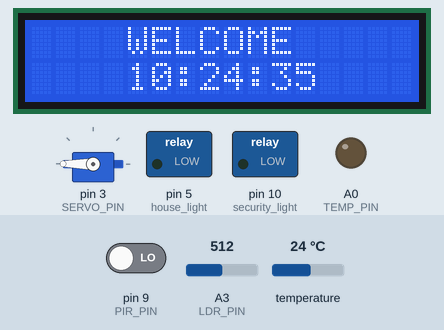
A sketch run on a simulated Arduino Uno, built with avr-gcc and run on an emulated ATmega328P. Parts: servo, 16×2 character LCD, switched loads named in the sketch (green lamp = pin HIGH), output pins drawn as LEDs (lit = HIGH). Inputs (shaded band) come from the test bench; at power-on: pin 9 (PIR_PIN) LOW, A3 (LDR_PIN) = 512, temperature 24 °C. The local clock reads 2024-03-15 10:24:30 at power-on unless the sketch sets it; what the sketch prints to the serial monitor is not drawn.

Above: at 6.4 s.
6.5 s: pin 9 (PIR_PIN) driven HIGH
At 8.5 s:
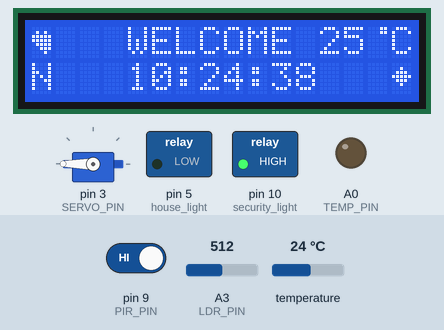
11.3 s: A3 (LDR_PIN) set to 483
At 14.5 s:
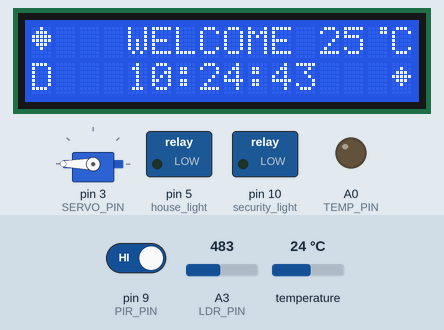
17.3 s: A3 (LDR_PIN) set to 510
At 20.4 s:
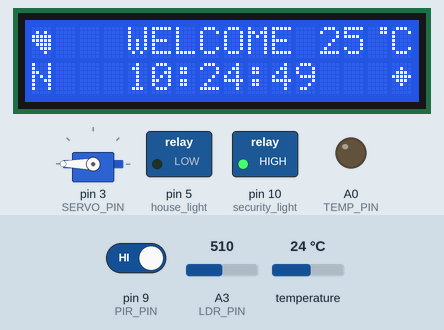
20.9 s: pin 9 (PIR_PIN) driven LOW
At 22.6 s:
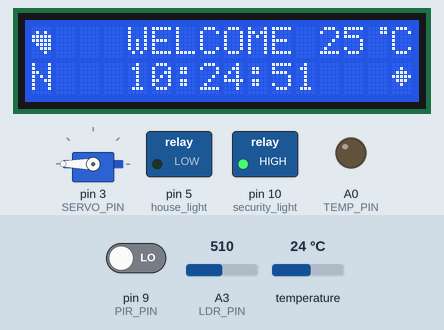
24.5 s: A3 (LDR_PIN) set to 490
At 25.6 s:
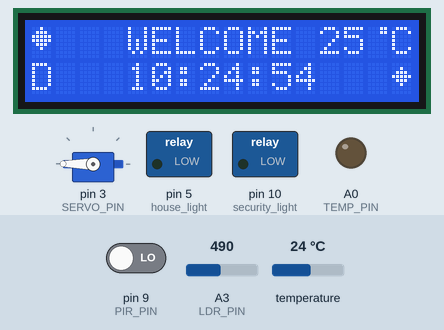
Timing chart, 0 to 27.5 s (numbered marks = the images above; inputs shaded):
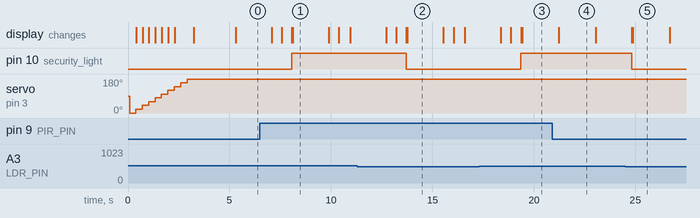

The sketch:

sketch.ino
```cpp
#include <Wire.h>
#include <LiquidCrystal_I2C.h>
#include <Servo.h>
#include <RTClib.h>
#include <OneWire.h>
#include <DallasTemperature.h>


#define PIR_PIN 9
#define LDR_PIN A3
#define SERVO_PIN 3
#define TEMP_PIN A0
#define house_light 5
#define security_light 10
#define detection_light 6
#define ONE_WIRE_BUS 7

//creating object instances.....

Servo servo;
RTC_DS1307 rtc;
LiquidCrystal_I2C lcd(0x27,16,2);
OneWire oneWire(ONE_WIRE_BUS);
DallasTemperature sensors(&oneWire);

//initialization......
int ldrThreshold=500;

//moon shape to indicate night time.....
byte moon[8] = {
  B00000,
  B01010,
  B11111,
  B11111,
  B01111,
  B00111,
  B00010,
  B00000
};


byte sun[8] = {
  B00100,
  B01110,
  B11111,
  B11111,
  B01110,
  B00100,
  B00000,
  B00000
};

byte warning[8] = {
  B00000,
  B00100,
  B01110,
  B11111,
  B01110,
  B00100,
  B00000,
  B00000
};

byte degreeSymbol[8] = {
  B00011,
  B00011,
  B00000,
  B00000,
  B00000,
  B00000,
  B00000,
  B00000
};
void setup() {
  //pinModes
  pinMode(LDR_PIN, INPUT);
  pinMode(TEMP_PIN, OUTPUT);
  pinMode(house_light, OUTPUT);
  pinMode(security_light, OUTPUT);


  //initialization
  Serial.begin(115200);
  servo.attach(SERVO_PIN);
  lcd.begin(16,2);
  lcd.backlight();
  servo.write(0);

  if(! rtc.begin()){
    lcd.clear();
    lcd.home();
    lcd.print("RTC Failed...");
  }
  drawCurtain();
  lighting();
}

void loop() {
  lcd.createChar(0, moon);
  lcd.createChar(1,sun);
  lcd.createChar(2,warning);
  lcd.createChar(3,degreeSymbol);
  displayTime();

  sensors.requestTemperatures();
  float tempValue = sensors.getTempCByIndex(0);
  Serial.println(tempValue);
  bool detection=digitalRead(PIR_PIN);
  Serial.println(detection);
  int ldr_value=analogRead(LDR_PIN);
  Serial.println(ldr_value);
  if (tempValue){
      lcd.setCursor(12,0);
      lcd.print(25);
      lcd.write(byte(3));
      lcd.print("C");
    }
  else{
    lcd.setCursor(15,0);
    lcd.print("!");
  }
  if(detection){
    detectionAlert(detection);
  }
  else{
    digitalWrite(detection_light, LOW);
    lcd.setCursor(15,1);
    lcd.print("");
  }

  if(ldr_value>ldrThreshold){
    digitalWrite(security_light, HIGH);
    lcd.setCursor(0,0);
    lcd.write(byte(0));
    lcd.setCursor(0,1);
    lcd.print("N");
  }
  else {
    digitalWrite(security_light, LOW);
    lcd.setCursor(0,0);
    lcd.write(byte(1));
    lcd.setCursor(0,1);
    lcd.print("D");
  }


}

void displayTime(){
  DateTime now = rtc.now();
  lcd.setCursor(4,0);
  lcd.print("WELCOME");
  lcd.setCursor(4,1);
  if(now.hour()<10){
    lcd.print("0");
  }
  lcd.print(now.hour(),DEC);
  lcd.print(":");
  if(now.minute()<10){
    lcd.print("0");
  }
  lcd.print(now.minute(),DEC);
  lcd.print(":");
  if(now.second()<10){
    lcd.print("0");
  }
  lcd.print(now.second(),DEC);
  delay(1000);
}

void drawCurtain(){
  DateTime now=rtc.now();
  int servo_angular=0;
  int cursor_position=0;

  bool openHours=(now.hour()>=9&&now.hour()<18);


  //opening the curtains.....
  if(openHours){
    for(servo_angular=0;servo_angular<=180;servo_angular=servo_angular+20){
      servo.write(servo_angular);
      lcd.setCursor(0,0);
      lcd.print("Curtain");
      lcd.setCursor(0,1);
      lcd.print("Opening");
      if(servo_angular<180){
        cursor_position=servo_angular/20+8;
        Serial.println(cursor_position);
        lcd.setCursor(cursor_position,1);
        lcd.print(".");
      }
      delay(300);
    }
  }

  //closing the curtains....
  else{
     for(servo_angular=180;servo_angular>=0;servo_angular=servo_angular-20){
      servo.write(servo_angular);
      lcd.setCursor(0,0);
      lcd.print("Curtain");
      lcd.setCursor(0,1);
      lcd.print("Closing");
      if(servo_angular<180){
        cursor_position=servo_angular/20+8;
        Serial.println(cursor_position);
        lcd.setCursor(cursor_position,1);
        lcd.print(".");
      }
      delay(300);
    }
  }
}

void lighting(){

  DateTime now =rtc.now();
  bool lightHours=(now.hour()>=6&&now.minute()>=30&&now.hour()<21);
  Serial.println(lightHours);
  //lighting on the house lights....
  if(lightHours){
    lcd.clear();
    lcd.setCursor(0,0);
    lcd.print("House Lighting");
    lcd.setCursor(0,1);
    lcd.print("ON");
    delay(2000);
    digitalWrite(house_light, HIGH);
    lcd.clear();
  }
  else{
    lcd.clear();
    lcd.setCursor(0,0);
    lcd.print("House Lighting");
    lcd.setCursor(0,1);
    lcd.print("OFF");
    delay(2000);
    digitalWrite(house_light, LOW);
    lcd.clear();
  }
}


void detectionAlert(bool detection){
  if(detection){
    lcd.setCursor(15,1);
    lcd.print("!");
    digitalWrite(detection_light, HIGH);
    delay(500);
    lcd.setCursor(15,1);
    lcd.write(byte(2));
    digitalWrite(detection_light, LOW);
    delay(500);
  }

}
```

Measured:
- the behaviour switches between 501 and 500 on A3 (LDR_PIN) (found by bisection; images 1 and 2)
- after the input at 6.5 s, pin 10 (security_light): LOW → HIGH after 1.6 s instead of 0.57 s; the display: first changes after 0.57 s (image 1 shows a later state)
- after the input at 11.3 s, pin 10 (security_light): HIGH → LOW after 2.4 s; the display: first differs from a run without the input after 2.4 s (image 2 shows a later state)
- after the input at 17.3 s, pin 10 (security_light): LOW → HIGH after 2.1 s; the display: first differs from a run without the input after 2.1 s (image 3 shows a later state)
- after the input at 24.5 s, pin 10 (security_light): HIGH → LOW after 0.33 s; the display: first changes after 0.33 s (image 5 shows a later state)
- what the display in image 1 shows lasts 1.8 s, from 8.1 s to 9.9 s
